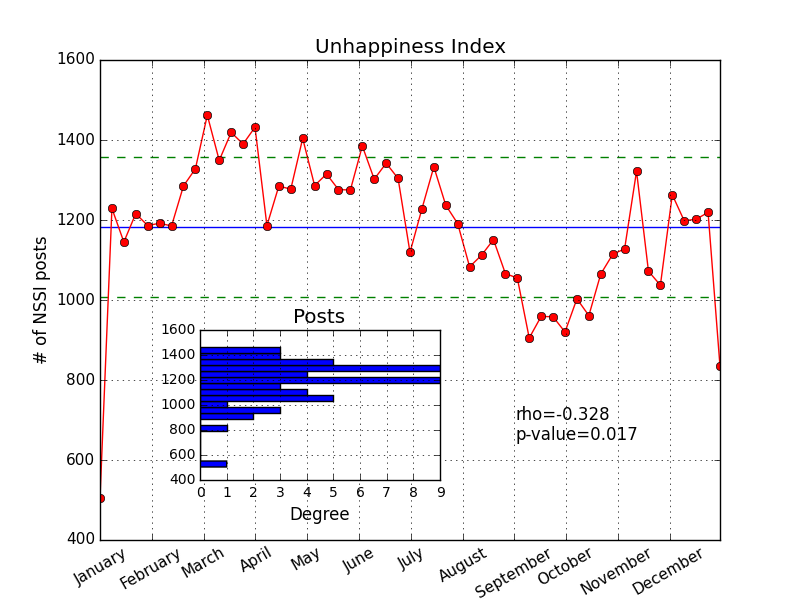

Python code for this plot:
import pandas as pd
import numpy as np
import matplotlib.pyplot as plot
import calendar
import scipy.stats as stats

df = pd.read_table ("postsbyweek.dat", index_col = 0, names = ["count"])
df.drop (53, inplace = True)

corr, pvalue = stats.pearsonr (df.index.values, df["count"])
print ("Correlation:", corr, "P-value:", pvalue)

avg = df.mean ()
std = df.std ()

plot.xkcd ()
df.plot (style = "ro-", legend = False, fontsize = 11)
plot.hlines (np.array ([-1, 0, 1]) * std[0] + avg[0],
             df.index.min (), 
             df.index.max (),
             colors = ["green", "blue", "green"],
             linestyles = ['dashed', 'solid', 'dashed'])
plot.xticks (np.arange (12) * 365 / 7 / 12, calendar.month_name[1:], 
             rotation = 30)
plot.xlabel ("")
plot.ylabel ("# of NSSI posts")
plot.title ("Unhappiness Index")

plot.annotate (s = "rho=%.3f" % corr, xy = (35, 700))
plot.annotate (s = "p-value=%.3f" % pvalue, xy = (35, 650))

subplot = plot.axes ([.25, .2, .3, .25])
df.plot (kind = "hist", ax = subplot, legend = False, fontsize = 10,
         title = "Posts", bins = 20, orientation = "horizontal")

# plot.tight_layout ()
plot.savefig ("unhappiness.png")
plot.show ()
